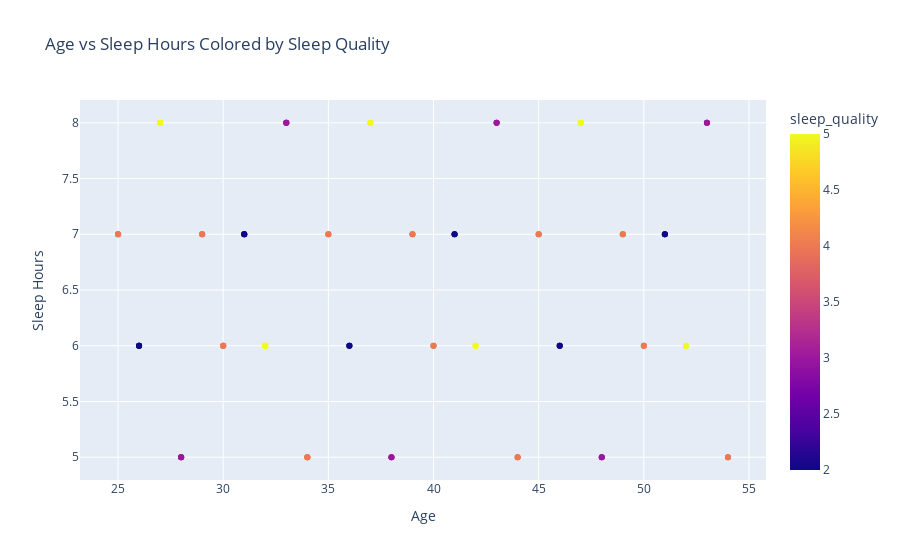

Notebook code cell kept with this figure:
### Code cell
# 3. Scatter plot: Age vs Sleep Hours colored by Sleep Quality
print("Plot 3: Age vs Sleep Hours Colored by Sleep Quality")
fig3 = px.scatter(df, x='age', y='sleep_hours', color='sleep_quality',
                  title='Age vs Sleep Hours Colored by Sleep Quality',
                  labels={'age': 'Age', 'sleep_hours': 'Sleep Hours'})
fig3.show()

### Figure 1 — Plotly figure (JSON) as saved in the notebook; plotly's stock layout.template omitted (floating-point values rounded to 4 significant figures)
{"data": [{"hovertemplate": "Age=%{x}<br>Sleep Hours=%{y}<br>sleep_quality=%{marker.color}<extra></extra>", "legendgroup": "", "marker": {"color": [4, 2, 5, 3, 4, 4, 2, 5, 3, 4, 4, 2, 5, 3, 4, 4, 2, 5, 3, 4, 4, 2, 5, 3, 4, 4, 2, 5, 3, 4, 4, 2, 5, 3, 4, 4, 2, 5, 3, 4, 4, 2, 5, 3, 4, 4, 2, 5, 3, 4, 4, 2, 5, 3, 4, 4, 2, 5, 3, 4, 4, 2, 5, 3, 4, 4, 2, 5, 3, 4, 4, 2, 5, 3, 4, 4, 2, 5, 3, 4, 4, 2, 5, 3, 4, 4, 2, 5, 3, 4, 4, 2, 5, 3, 4, 4, 2, 5, 3, 4], "coloraxis": "coloraxis", "symbol": "circle"}, "mode": "markers", "name": "", "orientation": "v", "showlegend": false, "type": "scatter", "x": [25, 26, 27, 28, 29, 30, 31, 32, 33, 34, 35, 36, 37, 38, 39, 40, 41, 42, 43, 44, 45, 46, 47, 48, 49, 50, 51, 52, 53, 54, 25, 26, 27, 28, 29, 30, 31, 32, 33, 34, 35, 36, 37, 38, 39, 40, 41, 42, 43, 44, 45, 46, 47, 48, 49, 50, 51, 52, 53, 54, 25, 26, 27, 28, 29, 30, 31, 32, 33, 34, 35, 36, 37, 38, 39, 40, 41, 42, 43, 44, 45, 46, 47, 48, 49, 50, 51, 52, 53, 54, 25, 26, 27, 28, 29, 30, 31, 32, 33, 34], "xaxis": "x", "y": [7, 6, 8, 5, 7, 6, 7, 6, 8, 5, 7, 6, 8, 5, 7, 6, 7, 6, 8, 5, 7, 6, 8, 5, 7, 6, 7, 6, 8, 5, 7, 6, 8, 5, 7, 6, 7, 6, 8, 5, 7, 6, 8, 5, 7, 6, 7, 6, 8, 5, 7, 6, 8, 5, 7, 6, 7, 6, 8, 5, 7, 6, 8, 5, 7, 6, 7, 6, 8, 5, 7, 6, 8, 5, 7, 6, 7, 6, 8, 5, 7, 6, 8, 5, 7, 6, 7, 6, 8, 5, 7, 6, 8, 5, 7, 6, 7, 6, 8, 5], "yaxis": "y"}], "layout": {"coloraxis": {"colorbar": {"title": {"text": "sleep_quality"}}, "colorscale": [[0, "#0d0887"], [0.1111, "#46039f"], [0.2222, "#7201a8"], [0.3333, "#9c179e"], [0.4444, "#bd3786"], [0.5556, "#d8576b"], [0.6667, "#ed7953"], [0.7778, "#fb9f3a"], [0.8889, "#fdca26"], [1, "#f0f921"]]}, "legend": {"tracegroupgap": 0}, "title": {"text": "Age vs Sleep Hours Colored by Sleep Quality"}, "xaxis": {"anchor": "y", "domain": [0, 1], "title": {"text": "Age"}}, "yaxis": {"anchor": "x", "domain": [0, 1], "title": {"text": "Sleep Hours"}}}}
